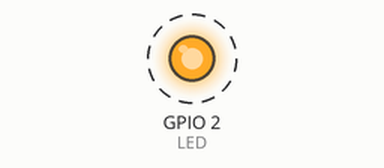
Bench run of a sketch on a simulated ESP32. On the bench: output pins drawn as LEDs (lit = HIGH). Dashed ring = blinking.

Above: at 0.5 s.
Timing chart, 0 to 4.6 s (numbered marks = the images above):
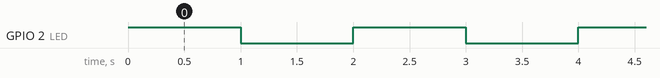

The sketch:

Blink.ino
```cpp
#define LED GPIO_NUM_2
void setup() {
  // initialize digital pin LED_BUILTIN as an output.
  pinMode(LED, OUTPUT);
}

// the loop function runs over and over again forever
void loop() {
  digitalWrite(LED, HIGH);  // turn the LED on (HIGH is the voltage level)
  delay(1000);                      // wait for a second
  digitalWrite(LED, LOW);   // turn the LED off by making the voltage LOW
  delay(1000);                      // wait for a second
}
```

Measured:
- by itself, GPIO 2 (LED): alternates HIGH for 1.0 s and LOW for 1.0 s
